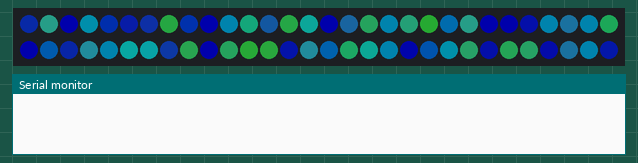
Bench run of a sketch on a simulated Arduino Uno, built with avr-gcc and run on an emulated ATmega328P. On the bench: 60 RGB LEDs in strip order, left to right, continuing on the next row, the last lines printed to the serial monitor. Dim RGB values are drawn brighter than linear; random numbers use the default seed unless the sketch sets one.

Above: at 0.15 s.
At 5.3 s:
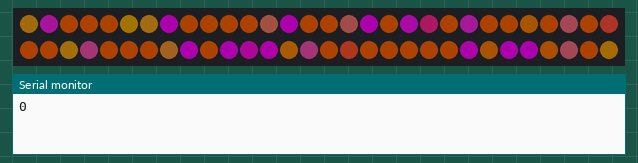
At 9.82 s:
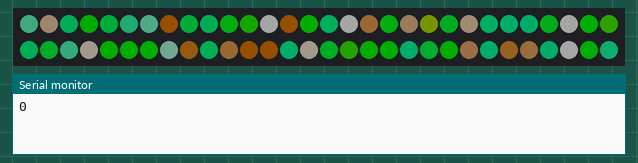
At 19.81 s:
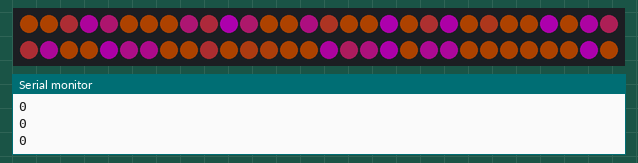
At 30.68 s:
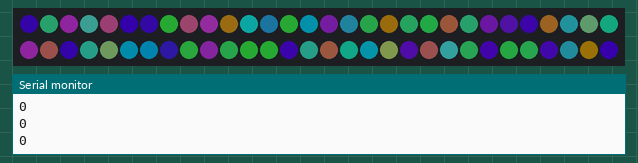
At 39.75 s:
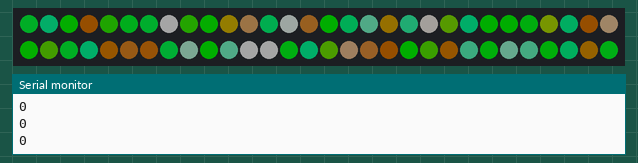

The sketch:

sketch_oct27c.ino
```cpp
#include <FastLED.h>

#define NUM_LEDS  60
#define LED_PIN   2

CRGB leds[NUM_LEDS];

uint8_t colorIndex[NUM_LEDS];
uint8_t whichPalette = 0;

DEFINE_GRADIENT_PALETTE( greenblue_gp ) {
    0,    0,  194,  255,     //light blue
   46,    3,    0,  246,     //dark blue
  176,   55,  222,   70,     //bright green
  255,    0,  194,  255      //light blue
};

DEFINE_GRADIENT_PALETTE( orangepink_gp ) {
    0,  255,  100,    0,     //orange
   90,  255,    0,  255,     //magenta
  150,  255,  100,    0,     //orange
  255,  255,  100,    0      //orange
};

DEFINE_GRADIENT_PALETTE( browngreen_gp ) {
    0,    6,  255,    0,     //green
   71,    0,  255,  153,     //bluegreen
  122,  200,  200,  200,     //gray
  181,  110,   61,    6,     //brown
  255,    6,  255,    0      //green
};

CRGBPalette16 currentPalette(greenblue_gp);
CRGBPalette16 targetPalette(orangepink_gp);

void setup() {
  FastLED.addLeds<WS2812B, LED_PIN, GRB>(leds, NUM_LEDS);
  FastLED.setBrightness(50);

  Serial.begin(57600);

  //Fill the colorIndex array with random numbers
  for (int i = 0; i < NUM_LEDS; i++) {
    colorIndex[i] = random8();
  }
}

void loop() {

  // Color each pixel from the palette using the index from colorIndex[]
  for (int i = 0; i < NUM_LEDS; i++) {
    leds[i] = ColorFromPalette(currentPalette, colorIndex[i]);
  }

  nblendPaletteTowardPalette( currentPalette, targetPalette, 10 );

  switch (whichPalette) {
    case 0:
      targetPalette = orangepink_gp;
      break;
    case 1:
      targetPalette = browngreen_gp;
      break;
     case 2:
      targetPalette = greenblue_gp;
      break;
  }

  EVERY_N_SECONDS(5) {
    whichPalette++;
    if (whichPalette > 2) whichPalette = 0;
    Serial.println(currentPalette[0]);
  }

  EVERY_N_MILLISECONDS(5){
    for (int i = 0; i < NUM_LEDS; i++) {
      colorIndex[i]++;
    }
  }

  FastLED.show();
}
```
